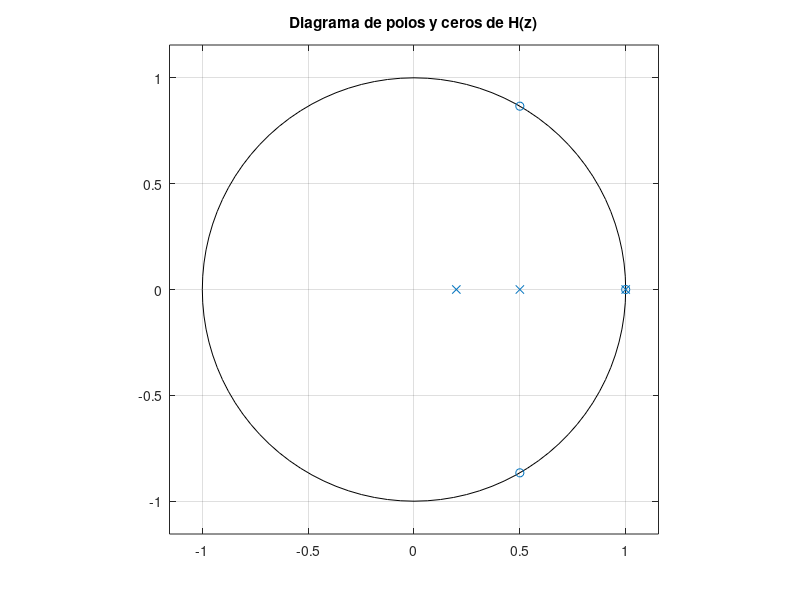
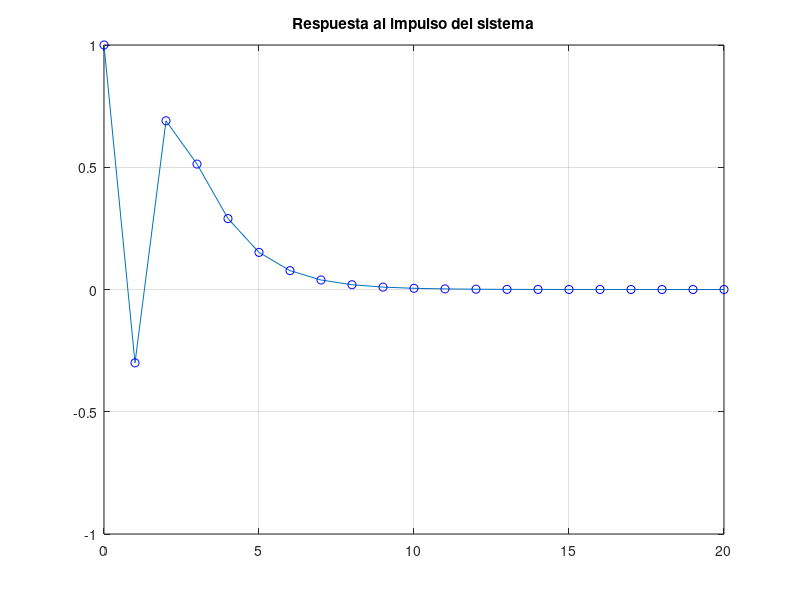

Here is the MATLAB script that generated these plots, in order:
%% Guia 1 - Ejercicio de laboratorio 4

%% Enunciado
% Considere el sistema
%
% $$H(z) = \frac{ 1-2z^-1+2z^-2-z^-3}{(1-z^-1)(1-0.5z^-1)(1-0.2z^-1)} $$
%
% 1. Dibuje el diagrama de polos y ceros. ¿Es estable el sistema?
% 2. Determine la respuesta al impulso del sistema.

%% Inciso 1: Diagrama de polos y ceros
% El sistema es estable. Dos de sus polos están en el interior del círculo
% unitario y el tercer polo ubicado sobre la circunferencia está cancelado
% por un cero.

close all;
clear all;

%             1-2*z^-1+2*z^-2-z^-3
% H(z) ----------------------------------
%      (1-z^-1)*(1-0.5*z^-1)*(1-0.2*z^-1)

% P(z) = 1-1.7*z^-1+0.8*z^-2-0.1*z^-3

Z = [1, -2, 2, -1];
P = [1, -1.7, 0.8, -0.1];

zplane(Z,P)
title('Diagrama de polos y ceros de H(z)');
grid on;

%% Inciso 2: Respuesta al impulso
% Al obtener la respuesta al impulso $h$ del sistema, podemos ver que
% es asintóticamente estable, dado que $\lim_{k \to +\infty} h(k) = 0$.

figure();
[h,t] = impz(Z,P,1000);
plot(t,h); hold on;
plot(t,h,'bo');
axis([0 20 -max(h) max(h)]);
title('Respuesta al impulso del sistema');
grid on;
